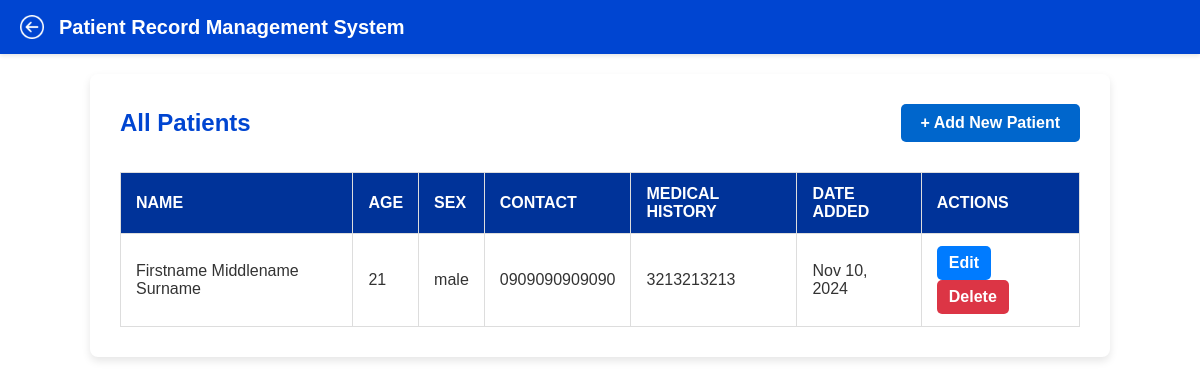
The page /patients/ (signed in) on the database as committed earlier.
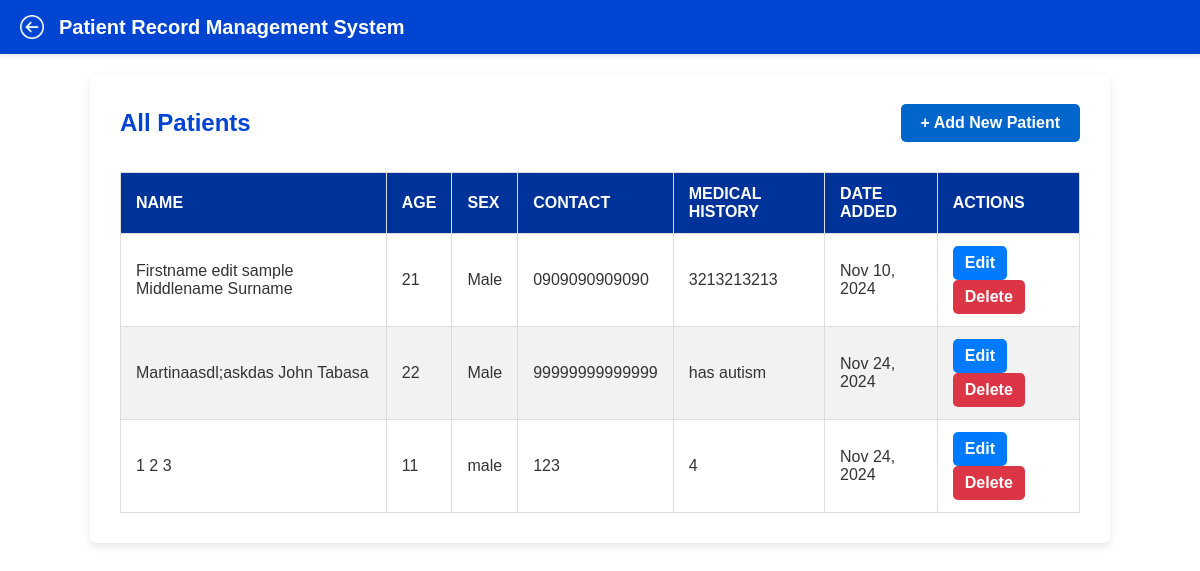
The same page on the database as committed later.
### doctor/models.py (models this page shows, shortened)
class Patient(models.Model):
    SEX_CHOICES = [
        ('', 'Select Sex'),  # This will show as the default option
        ('Male', 'Male'),
        ('Female', 'Female'),
    ]
    doctor = models.ForeignKey(Doctor, on_delete=models.CASCADE, related_name='patients')
    first_name = models.CharField(max_length=50)
    middle_name = models.CharField(max_length=50)
    last_name = models.CharField(max_length=50)
    age = models.IntegerField()
    sex = models.CharField(max_length=6, choices=SEX_CHOICES, blank=False)
    phone_number = models.CharField(max_length=255, blank=True, default="Not provided")
    medical_history = models.TextField()
    created_at = models.DateTimeField(default=timezone.now)

### doctor/views.py (the view)
# urls.py: path('patients/', views.patient_list_view, name='patients'),
def patient_list_view(request):
    doctor_id = doctor_logged_in(request)  # Ensure doctor is logged in
    doctor = get_object_or_404(Doctor, id=doctor_id)
    patients = doctor.patients.all()
    return render(request, 'patient_list.html', {'doctor': doctor, 'patients': patients})

### doctor/views.py (called while the page is built)
def doctor_logged_in(request):
    doctor_id = request.session.get('doctor_id')
    if not doctor_id:
        return redirect('login')
    return doctor_id

### doctor/templates/patient_list.html (shortened to what this page needs)
<!DOCTYPE html>
<html lang="en">
<head>
    {% load static %}
    <link rel="stylesheet" href="{% static 'patient_list.css' %}">
</head>
<body>
    <header class="prms-header">
        <div class="header-content">
            <img src="{% static 'images/back-button.png' %}" alt="Back" class="back-btn" onclick="window.history.back();">
            <h1 class="prms-title" onclick="window.location.href='http://127.0.0.1:8000/home/';">
                Patient Record Management System
            </h1>
        </div>
    </header>
    <div class="main-container">
        <section class="form-section">
            <div class="actions-header">
                <h2 class="section-title">All Patients</h2>
                <a href="{% url 'add_patient' %}" class="button">+ Add New Patient</a>
            </div>
            <div class="form-container">
                <table>
                    <thead>
                        <tr>
                            <th>Name</th>
                            <th>Age</th>
                            <th>Sex</th>
                            <th>Contact</th>
                            <th>Medical History</th>
                            <th>Date Added</th>
                            <th>Actions</th>
                        </tr>
                    </thead>
                    <tbody>
                        {% for patient in patients %}
                        <tr>
                            <td>{{ patient.first_name }} {{ patient.middle_name }} {{ patient.last_name }}</td>
                            <td>{{ patient.age }}</td>
                            <td>{{ patient.sex }}</td>
                            <td>{{ patient.phone_number }}</td>
                            <td>{{ patient.medical_history }}</td>
                            <td>{{ patient.created_at|date:"M d, Y" }}</td>
                            <td class="action-buttons">
                                <a href="{% url 'edit_patient' patient.id %}" class="edit-btn" title="Edit {{ patient.first_name }}">Edit</a>
                                <a href="{% url 'delete_patient' patient.id %}" class="delete-btn" title="Delete {{ patient.first_name }}">Delete</a>
                            </td>
                        </tr>
                        {% empty %}
                        <tr>
                            <td colspan="7" class="no-data">No patients found.</td>
                        </tr>
                        {% endfor %}
                    </tbody>
                </table>
            </div>
        </section>
    </div>
</body>
</html>

Rows that differ between the two databases and show on the page:
changed Patient "Middlename": first_name "Firstname" → "Firstname edit sample"; sex "male" → "Male"
added Patient: first_name "Martinaasdl;askdas", middle_name "John", last_name "Tabasa", age "22", sex "Male", phone_number "99999999999999", medical_history "has autism", created_at "Nov 24, 2024"
added Patient: first_name "1", middle_name "2", last_name "3", age "11", sex "male", phone_number "123", medical_history "4", created_at "Nov 24, 2024"
